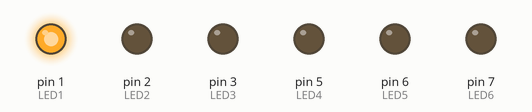
This program was run on a simulated MicroPython board. Parts: output pins drawn as LEDs (lit = HIGH).

Above: at 0.5 s.
At 4.5 s:
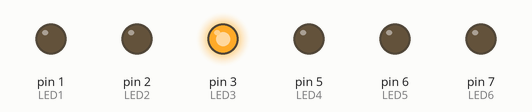
At 6.5 s:
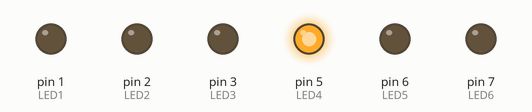
At 7.5 s:
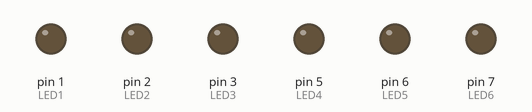
At 10.5 s:
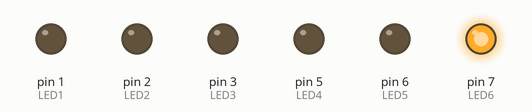
At 14.5 s:
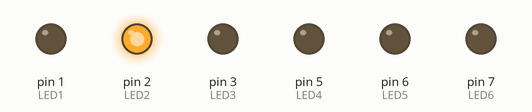
Timing chart, 0 to 15.6 s (numbered marks = the images above):
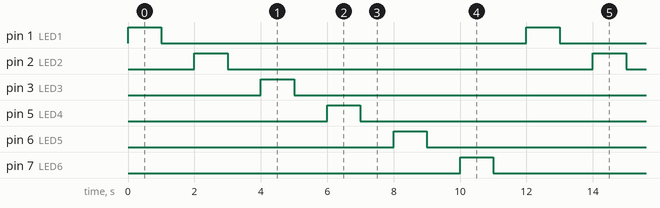

The program:

exer1_AVA_MIGUEL_BERTANHA_TAVARES_DE_OLIVEIRA.py
```python
#exercício 1 normal

from machine import Pin
from  time import sleep


LED1 = Pin(1, Pin.OUT)
LED2 = Pin(2, Pin.OUT)
LED3 = Pin(3, Pin.OUT)
LED4 = Pin(5, Pin.OUT)
LED5 = Pin(6, Pin.OUT)
LED6 = Pin(7, Pin.OUT)

while True:
      # variável + comando
    LED1.value(1)
    sleep(1)
    LED1.value(0)
    sleep(1)

    LED2.value(1)
    sleep(1)
    LED2.value(0)
    sleep(1)

    LED3.value(1)
    sleep(1)
    LED3.value(0)
    sleep(1)

    LED4.value(1)
    sleep(1)
    LED4.value(0)
    sleep(1)

    LED5.value(1)
    sleep(1)
    LED5.value(0)
    sleep(1)

    LED6.value(1)
    sleep(1)
    LED6.value(0)
    sleep(1)
```

Measured:
- by itself, pin 1 (LED1), pin 2 (LED2), pin 3 (LED3), pin 5 (LED4), pin 6 (LED5), pin 7 (LED6): alternates HIGH for 1.0 s and LOW for 11.0 s
- by itself, everything shown: repeats every 12.0 s, in 12 steps
